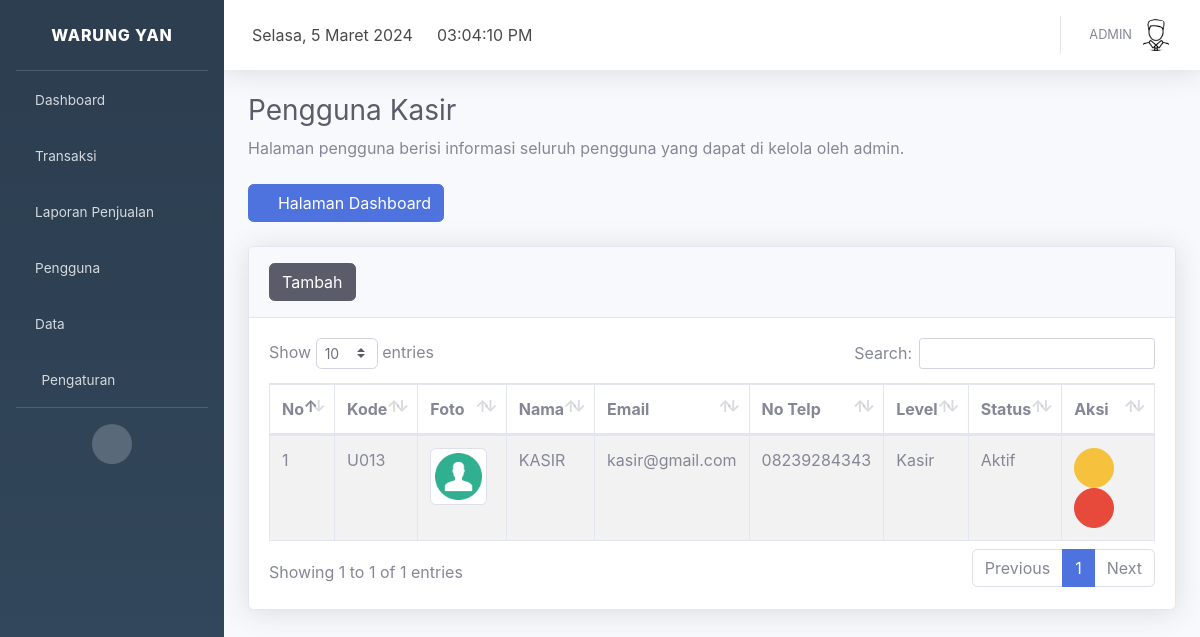
Page /index.php?page=pengguna&pengguna=Kasir (signed in) on the committed database.
### tables this page shows
CREATE TABLE `profil_aplikasi` (
  `id` int(11) NOT NULL,
  `nama_aplikasi` varchar(30) NOT NULL,
  `alamat` varchar(100) NOT NULL,
  `no_telp` char(14) NOT NULL,
  `logo` varchar(100) NOT NULL
);

CREATE TABLE `pengguna` (
  `id_pengguna` int(11) NOT NULL,
  `kode_pengguna` char(9) NOT NULL,
  `nama_pengguna` varchar(50) NOT NULL,
  `email` varchar(35) NOT NULL,
  `no_telp` char(14) NOT NULL,
  `foto` varchar(100) NOT NULL,
  `username` varchar(50) NOT NULL,
  `password` varchar(500) NOT NULL,
  `level` varchar(10) NOT NULL,
  `status` int(11) NOT NULL
);

### page/pengguna/index.php (the view, shortened to what this page needs)
<?php
$pengguna = "";
$aksi = "disabled";
if (isset($_GET['pengguna'])) {
  switch ($_GET['pengguna']) {
    case 'Kasir':
      $pengguna = "Kasir";
      $aksi = "";
      break;
  }
}
?>
<div class="container-fluid">
  <h1 class="h3 mb-2 text-gray-800">Pengguna <?php echo $pengguna; ?></h1>
  <p class="mb-4">Halaman pengguna berisi informasi seluruh pengguna yang dapat di kelola oleh admin.</p>
  <a href="index.php?page=dashboard"><button class="btn btn-primary"><i class="fa fa-angle-left"></i> Halaman Dashboard</button></a>
  <br /><br />
  <div class="card shadow mb-4">
    <div class="card-header py-3">
      <button <?php echo $aksi; ?> pengguna="<?php echo $pengguna; ?>" class="btn-tambah btn btn-dark btn-icon-split"><span class="text">Tambah</span></button>
    </div>
    <div class="card-body">
      <div class="table-responsive">
        <table class="table table-bordered table-striped" id="dataTable" width="100%" cellspacing="0">
          <thead>
            <tr>
              <th>No</th>
              <th>Kode</th>
              <th width="10%">Foto</th>
              <th>Nama</th>
              <th>Email</th>
              <th>No Telp</th>
              <th>Level</th>
              <th>Status</th>
              <th>Aksi</th>
            </tr>
          </thead>
          <tbody>
            <?php
            include 'config/database.php';
            $sql = "select * from pengguna where level='$pengguna' order by id_pengguna desc";
            $hasil = mysqli_query($kon, $sql);
            $no = 0;
            while ($data = mysqli_fetch_array($hasil)) :
              $no++;
            ?>
              <tr>
                <td><?php echo $no; ?></td>
                <td><?php echo $data['kode_pengguna']; ?></td>
                <td> <img src="page/pengguna/foto/<?php echo $data['foto']; ?>" width="90%" class="img-thumbnail"></td>
                <td><?php echo $data['nama_pengguna']; ?></td>
                <td><?php echo $data['email']; ?></td>
                <td><?php echo $data['no_telp']; ?></td>
                <td><?php echo $data['level']; ?></td>
                <td><?php echo $data['status'] == 1 ? 'Aktif' : 'Tidak Aktif'; ?></td>
                <td>
                  <button class="btn-edit btn btn-warning btn-circle" id_pengguna="<?php echo $data['id_pengguna']; ?>" kode_pengguna="<?php echo $data['kode_pengguna']; ?>" data-toggle="tooltip" title="Edit pengguna" data-placement="top"><i class="fas fa-edit"></i></button>
                  <button class="btn-hapus btn btn-danger btn-circle" id_pengguna="<?php echo $data['id_pengguna']; ?>" kode_pengguna="<?php echo $data['kode_pengguna']; ?>" level="<?php echo $data['level']; ?>" foto="<?php echo $data['foto']; ?>" data-toggle="tooltip" title="Hapus pengguna" data-placement="top"><i class="fas fa-trash"></i></button>
                </td>
              </tr>
            <?php endwhile; ?>
          </tbody>
        </table>
      </div>
    </div>
  </div>
</div>

### index.php (shortened to what this page needs)
<?php
include 'config/database.php';
$hasil = mysqli_query($kon, "select * from profil_aplikasi order by nama_aplikasi desc limit 1");
$data = mysqli_fetch_array($hasil);
?>
<!DOCTYPE html>
<html lang="en">
<head>
  <link href="assets/vendor/fontawesome-free/css/all.min.css" rel="stylesheet" type="text/css">
  <link href="assets/font/font.css" rel="stylesheet">
  <link href="assets/css/sb-admin-2.min.css" rel="stylesheet">
  <link href="assets/vendor/datatables/dataTables.bootstrap4.min.css" rel="stylesheet">
  <link rel="stylesheet" href="assets/plugin/datepicker/css/datepicker.css">
</head>
<body>
  <div id="wrapper">
    <ul class="navbar-nav sidebar sidebar-dark accordion" id="accordionSidebar" style="background-image: linear-gradient(180deg, #2c3e50 10%, #34495e 100%);">
      <a class="sidebar-brand d-flex align-items-center justify-content-center" href="index.php?page=dashboard">
        <div class="sidebar-brand-text mx-3"><?php echo $data['nama_aplikasi']; ?></div>
      </a>
      <hr class="sidebar-divider my-0">
      <li class="nav-item">
        <a class="nav-link" href="index.php?page=dashboard">
          <i class="fas fa-home"></i>
          <span>Dashboard</span></a>
      </li>
      <li class="nav-item">
        <a class="nav-link collapsed" href="#" data-toggle="collapse" data-target="#transaksi" aria-expanded="true" aria-controls="collapseTwo">
          <i class="fas fa-shopping-cart"></i>
          <span>Transaksi</span>
        </a>
      </li>
      <?php if ($_SESSION["level"] == "Admin" || $_SESSION["level"] == "Manajer") : ?>
        <li class="nav-item">
          <a class="nav-link collapsed" href="#" data-toggle="collapse" data-target="#laporan" aria-expanded="true" aria-controls="collapseTwo">
            <i class="fas fa-book"></i>
            <span>Laporan Penjualan</span>
          </a>
        </li>
      <?php endif; ?>
      <?php if ($_SESSION["level"] == "Admin") : ?>
        <li class="nav-item">
          <a class="nav-link collapsed" href="#" data-toggle="collapse" data-target="#pengguna" aria-expanded="true" aria-controls="collapseTwo">
            <i class="fas fa-users"></i>
            <span>Pengguna</span>
          </a>
        </li>
        <li class="nav-item">
          <a class="nav-link collapsed" href="#" data-toggle="collapse" data-target="#master_data" aria-expanded="true" aria-controls="collapseTwo">
            <i class="fas fa-database"></i>
            <span>Data</span>
          </a>
        </li>
      <?php endif; ?>
      <?php if ($_SESSION["level"] == "Admin") : ?>
<li class="nav-item">
          <a class="nav-link collapsed" href="#" data-toggle="collapse" data-target="#pengaturan" aria-expanded="true" aria-controls="collapseTwo">
            <i class="fas fa-fw fa-cog"></i>
            <span>Pengaturan</span>
          </a>
        </li>
      <?php endif; ?>
      <hr class="sidebar-divider d-none d-md-block">
      <div class="text-center d-none d-md-inline">
        <button class="rounded-circle border-0" id="sidebarToggle"></button>
      </div>
    </ul>
    <div id="content-wrapper" class="d-flex flex-column">
      <div id="content">
        <nav class="navbar navbar-expand navbar-light bg-white topbar mb-4 static-top shadow">
          <div class="top-navbar d-none d-xl-block">
            <ul class="navbar-nav align-items-center">
              <li class="nav-item">
                <a class="nav-link">
                  <div id="date">
                  </div>
                </a>
              </li>
            </ul>
          </div>
          <div class="top-navbar d-none d-xl-block">
            <ul class="navbar-nav align-items-center">
              <li class="nav-item">
                <a class="nav-link">
                  <div id="clock">
                  </div>
                </a>
              </li>
            </ul>
          </div>
          <ul class="navbar-nav ml-auto">
            <?php
            include 'config/database.php';
            $id_pengguna = $_SESSION["id_pengguna"];
            $hasil = mysqli_query($kon, "select nama_pengguna,foto from pengguna where id_pengguna=$id_pengguna");
            $row = mysqli_fetch_array($hasil);
            ?>
            <li class="nav-item dropdown no-arrow">
              <a class="nav-link dropdown-toggle" href="#" id="userDropdown" role="button" data-toggle="dropdown" aria-haspopup="true" aria-expanded="false">
                <span class="mr-2 d-none d-lg-inline text-gray-600 small"><?php echo $row["nama_pengguna"]; ?></span>
                <img class="img-profile rounded-circle" src="page/pengguna/foto/<?php echo $row["foto"]; ?>">
              </a>
            </li>
          </ul>
        </nav>
        <?php
        if (isset($_GET['page'])) {
          $page = $_GET['page'];
          switch ($page) {
            case 'pengguna':
              include "page/pengguna/index.php";
              break;
          }
        }
        ?>
      </div>
    </div>
  </div>
  <link href="assets/plugin/select2/select2.min.css" rel="stylesheet" />
</body>
</html>

### rows in the picture
profil_aplikasi: nama_aplikasi "WARUNG YAN"
pengguna: nama_pengguna "ADMIN", foto (picture)
pengguna: kode_pengguna "U013", foto (placeholder picture), nama_pengguna "KASIR", email "kasir@gmail.com", no_telp "08239284343", level "Kasir", status "Aktif"

### other values in the picture
$pengguna "Kasir"
